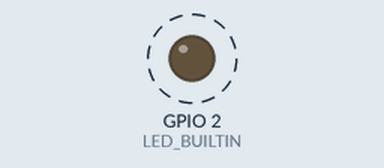
A sketch run on a simulated ESP8266 (NodeMCU). On the bench: output pins drawn as LEDs (lit = HIGH, except the on-board LED, lit = LOW). Dashed ring = blinking. WiFi joins after 1.5 s; servers stay silent unless stated; what the sketch prints to the serial monitor is not drawn.

Above: at 2.0 s.
Timing chart, 0 to 6.1 s (numbered marks = the images above):
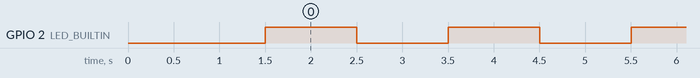

The sketch:

OTA.ino
```cpp
 /*
  AsyncElegantOTA Demo Example - This example will work for both ESP8266 & ESP32 microcontrollers.
  -----
  Author: Ayush Sharma ( https://github.com/ayushsharma82 )

  Important Notice: Star the repository on Github if you like the library! :)
  Repository Link: https://github.com/ayushsharma82/AsyncElegantOTA
*/

#if defined(ESP8266)
  #include <ESP8266WiFi.h>
  #include <ESPAsyncTCP.h>
#elif defined(ESP32)
  #include <WiFi.h>
  #include <AsyncTCP.h>
#endif

#include <ESPAsyncWebServer.h>
#include <AsyncElegantOTA.h>

const char* ssid = "studio";
const char* password = "88888888";

AsyncWebServer server(80);


void setup(void) {
  pinMode(LED_BUILTIN, OUTPUT);

  Serial.begin(115200);
  WiFi.mode(WIFI_STA);
  WiFi.begin(ssid, password);
  Serial.println("");

  // Wait for connection
  while (WiFi.status() != WL_CONNECTED) {
    delay(500);
    Serial.print(".");
  }
  Serial.println("");
  Serial.print("Connected to ");
  Serial.println(ssid);
  Serial.print("IP address: ");
  Serial.println(WiFi.localIP());

  server.on("/", HTTP_GET, [](AsyncWebServerRequest *request) {
    request->send(200, "text/plain", "Hi! This is a sample response.");
  });

  AsyncElegantOTA.begin(&server);    // Start AsyncElegantOTA
  server.begin();
  Serial.println("HTTP server started");
}

void loop(void) {
  digitalWrite(LED_BUILTIN, HIGH);   // turn the LED on (HIGH is the voltage level)
  delay(1000);                       // wait for a second
  digitalWrite(LED_BUILTIN, LOW);    // turn the LED off by making the voltage LOW
  delay(1000);
}
```

Measured:
- by itself, GPIO 2 (LED_BUILTIN): alternates HIGH for 1.0 s and LOW for 1.0 s
